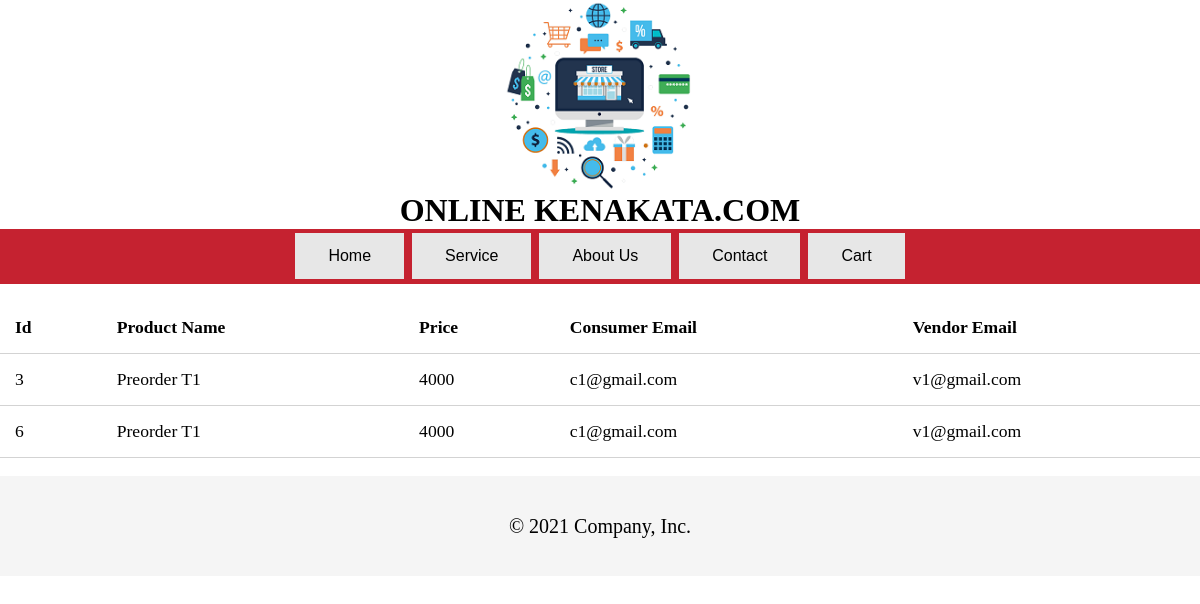
Screenshot of /index/vendor_allpreorder.php (signed in) with the database file from the repository.
### tables this page shows
CREATE TABLE `preorder_list` (
  `id` int(11) NOT NULL,
  `product_name` varchar(20) NOT NULL,
  `price` int(6) NOT NULL,
  `consumer_email` varchar(30) NOT NULL,
  `vendor_email` varchar(30) NOT NULL
);

### index/vendor_allpreorder.php (the view, shortened to what this page needs)
<!Doctype html>
<html>
<head>
</head>
<body>
<?php include("static_header.php")
    ?>
    <div class="container">
        <div class="row">
            <div class="col-10">
                <div >
                    <div >
                        <br>
          <table>
            <thead>
              <th>Id</th>
              <th>Product Name</th>
              <th>Price</th>
              <th>Consumer Email</th>
              <th>Vendor Email</th>
            </thead>
            <?php
              $email = $_SESSION['email'];
              $host = "localhost";
              $user = "wt_projectuser";
              $pass = "123";
              $db = "wt_project";
              $conn1 = new mysqli($host, $user, $pass, $db);
              if($conn1->connect_error) {
                echo "Database Connection Failed!";
                echo "<br>";
                echo $conn1->connect_error;
              }
              else {
                $sql = "SELECT * FROM preorder_list WHERE vendor_email='".$email."'";
                $res1 = $conn1 -> query($sql);
                if($res1->num_rows > 0) {
                  while($row = $res1->fetch_assoc()) {
                  ?>
                    <tbody>
                          <tr>
                            <td><?php echo $row['id']; ?></td>
                            <td><?php echo $row['product_name']; ?></td>
                            <td><?php echo $row['price']; ?></td>
                            <td><?php echo $row['consumer_email']; ?></td>
                            <td><?php echo $row['vendor_email']; ?></td>
                          </tr>
                    </tbody>
    <?php
    }
  }
		}
    ?>
          </table>
                </div>
            </div>
        </div>
        <?php include('static_footer.php')
        ?>
    </div>
</body>
</html>

### index/stylesheet/head_style.css (style rules this page uses)
* { margin:0px; padding: 0px; }
body { margin:0px; padding: 0px; }

### index/vendor_allpreorder.php (style rules this page uses)
table { width: 100%; border-collapse: collapse; font-size: 1.1rem; }
th, td { padding: 15px; text-align: left; border-bottom: 1px solid #d3d3d3; }

### rows the page displays
preorder_list: id "3", product_name "Preorder T1", price "4000", consumer_email "c1@gmail.com", vendor_email "v1@gmail.com"
preorder_list: id "6", product_name "Preorder T1", price "4000", consumer_email "c1@gmail.com", vendor_email "v1@gmail.com"
